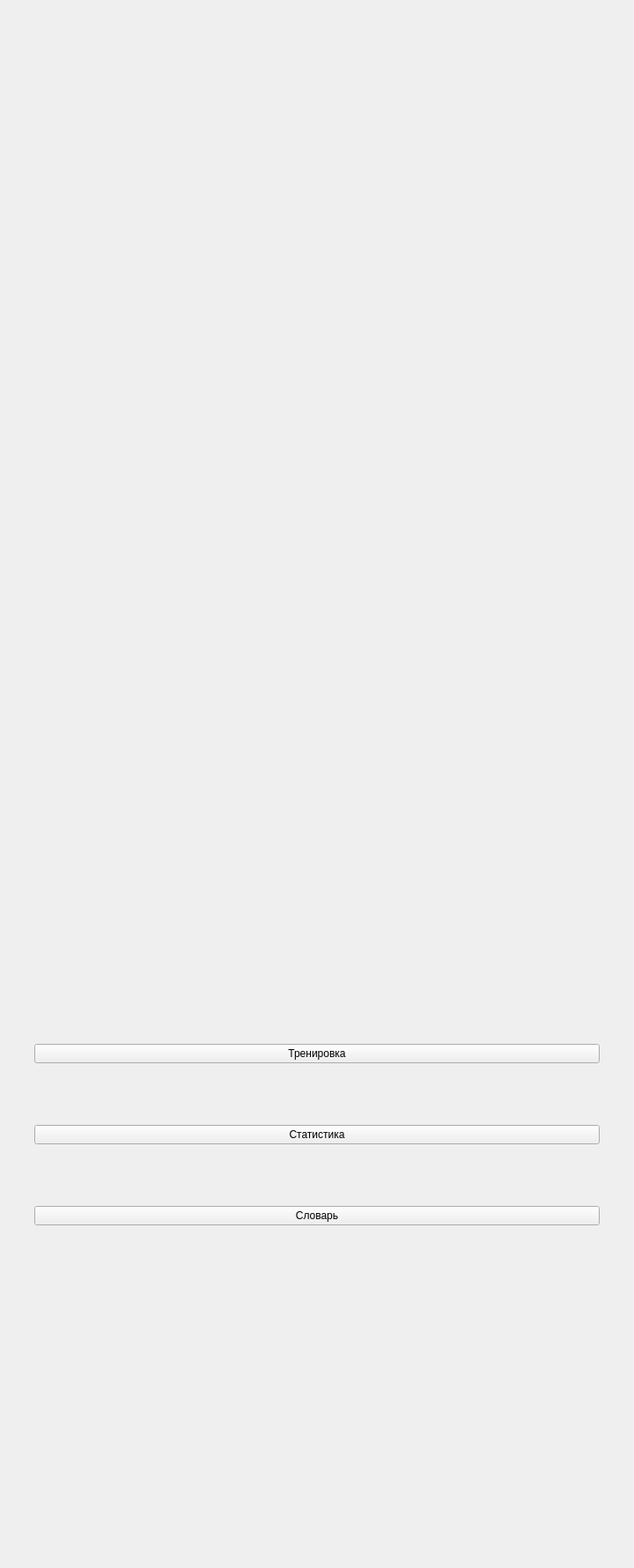
<?xml version="1.0" encoding="UTF-8"?>
<ui version="4.0">
 <class>StartWindow</class>
 <widget class="QMainWindow" name="StartWindow">
  <property name="geometry">
   <rect>
    <x>0</x>
    <y>0</y>
    <width>720</width>
    <height>1780</height>
   </rect>
  </property>
  <property name="windowTitle">
   <string>MainWindow</string>
  </property>
  <widget class="QWidget" name="centralwidget">
   <layout class="QGridLayout" name="gridLayout_2">
    <item row="0" column="0">
     <layout class="QVBoxLayout" name="verticalLayout">
      <item>
       <layout class="QGridLayout" name="gridLayout_3">
        <property name="leftMargin">
         <number>30</number>
        </property>
        <property name="topMargin">
         <number>30</number>
        </property>
        <property name="rightMargin">
         <number>30</number>
        </property>
        <property name="bottomMargin">
         <number>30</number>
        </property>
        <item row="0" column="1">
         <widget class="QLabel" name="label">
          <property name="text">
           <string/>
          </property>
          <property name="pixmap">
           <pixmap resource="res.qrc">:/data/test_pic.png</pixmap>
          </property>
         </widget>
        </item>
        <item row="0" column="2">
         <spacer name="horizontalSpacer_2">
          <property name="orientation">
           <enum>Qt::Horizontal</enum>
          </property>
          <property name="sizeHint" stdset="0">
           <size>
            <width>40</width>
            <height>20</height>
           </size>
          </property>
         </spacer>
        </item>
        <item row="0" column="0">
         <spacer name="horizontalSpacer">
          <property name="orientation">
           <enum>Qt::Horizontal</enum>
          </property>
          <property name="sizeHint" stdset="0">
           <size>
            <width>40</width>
            <height>20</height>
           </size>
          </property>
         </spacer>
        </item>
        <item row="1" column="1">
         <spacer name="verticalSpacer_4">
          <property name="orientation">
           <enum>Qt::Vertical</enum>
          </property>
          <property name="sizeType">
           <enum>QSizePolicy::Fixed</enum>
          </property>
          <property name="sizeHint" stdset="0">
           <size>
            <width>20</width>
            <height>200</height>
           </size>
          </property>
         </spacer>
        </item>
       </layout>
      </item>
      <item>
       <layout class="QVBoxLayout" name="verticalLayout_2">
        <property name="spacing">
         <number>0</number>
        </property>
        <property name="leftMargin">
         <number>30</number>
        </property>
        <property name="topMargin">
         <number>30</number>
        </property>
        <property name="rightMargin">
         <number>30</number>
        </property>
        <property name="bottomMargin">
         <number>30</number>
        </property>
        <item>
         <spacer name="verticalSpacer_6">
          <property name="orientation">
           <enum>Qt::Vertical</enum>
          </property>
          <property name="sizeHint" stdset="0">
           <size>
            <width>20</width>
            <height>40</height>
           </size>
          </property>
         </spacer>
        </item>
        <item>
         <widget class="QPushButton" name="train_btn">
          <property name="text">
           <string>Тренировка</string>
          </property>
         </widget>
        </item>
        <item>
         <spacer name="verticalSpacer">
          <property name="orientation">
           <enum>Qt::Vertical</enum>
          </property>
          <property name="sizeType">
           <enum>QSizePolicy::Fixed</enum>
          </property>
          <property name="sizeHint" stdset="0">
           <size>
            <width>20</width>
            <height>70</height>
           </size>
          </property>
         </spacer>
        </item>
        <item>
         <widget class="QPushButton" name="stat_btn">
          <property name="text">
           <string>Статистика</string>
          </property>
         </widget>
        </item>
        <item>
         <spacer name="verticalSpacer_2">
          <property name="orientation">
           <enum>Qt::Vertical</enum>
          </property>
          <property name="sizeType">
           <enum>QSizePolicy::Fixed</enum>
          </property>
          <property name="sizeHint" stdset="0">
           <size>
            <width>20</width>
            <height>70</height>
           </size>
          </property>
         </spacer>
        </item>
        <item>
         <widget class="QPushButton" name="word_btn">
          <property name="text">
           <string>Словарь</string>
          </property>
         </widget>
        </item>
        <item>
         <spacer name="verticalSpacer_5">
          <property name="orientation">
           <enum>Qt::Vertical</enum>
          </property>
          <property name="sizeType">
           <enum>QSizePolicy::Fixed</enum>
          </property>
          <property name="sizeHint" stdset="0">
           <size>
            <width>20</width>
            <height>200</height>
           </size>
          </property>
         </spacer>
        </item>
       </layout>
      </item>
      <item>
       <spacer name="verticalSpacer_3">
        <property name="orientation">
         <enum>Qt::Vertical</enum>
        </property>
        <property name="sizeType">
         <enum>QSizePolicy::Fixed</enum>
        </property>
        <property name="sizeHint" stdset="0">
         <size>
          <width>20</width>
          <height>150</height>
         </size>
        </property>
       </spacer>
      </item>
     </layout>
    </item>
   </layout>
   <zorder>label</zorder>
   <zorder>verticalLayoutWidget</zorder>
  </widget>
 </widget>
 <resources>
  <include location="res.qrc"/>
 </resources>
 <connections/>
</ui>
